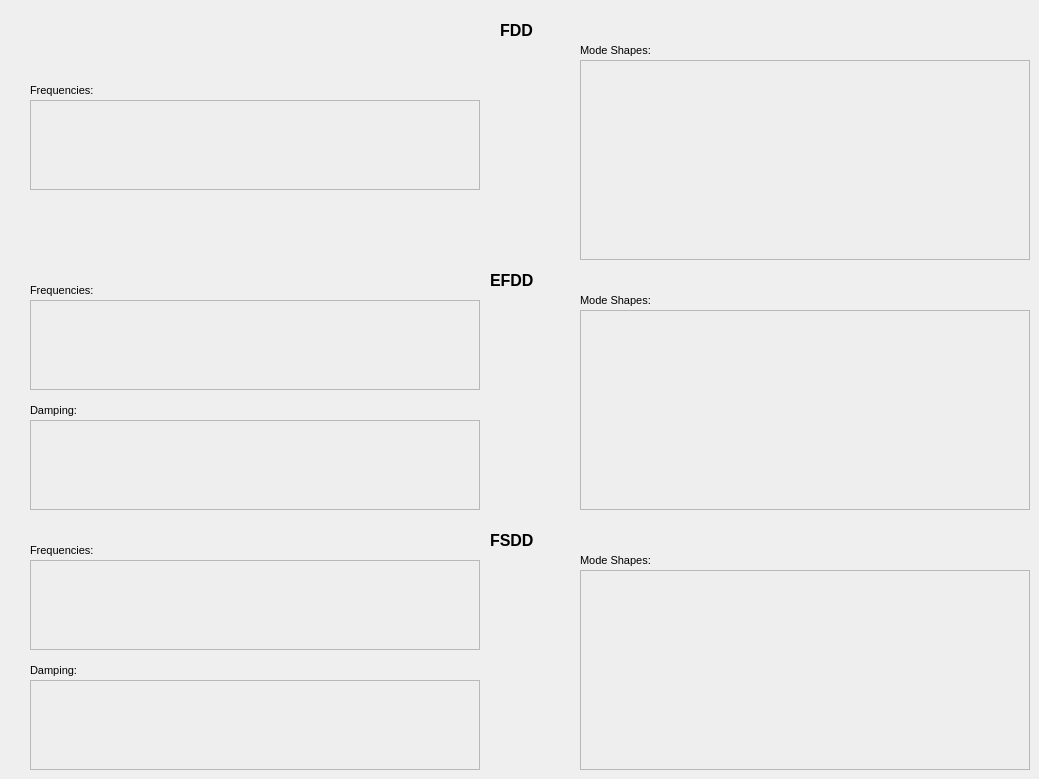
    <widget class="QWidget" name="tab_FDD_res">
     <attribute name="title">
      <string>FDD_res</string>
     </attribute>
     <widget class="QLabel" name="label_justdisplay_21">
      <property name="geometry">
       <rect>
        <x>30</x>
        <y>80</y>
        <width>100</width>
        <height>20</height>
       </rect>
      </property>
      <property name="font">
       <font>
        <pointsize>8</pointsize>
       </font>
      </property>
      <property name="text">
       <string>Frequencies:</string>
      </property>
     </widget>
     <widget class="QLabel" name="label_justdisplay_22">
      <property name="geometry">
       <rect>
        <x>500</x>
        <y>20</y>
        <width>60</width>
        <height>20</height>
       </rect>
      </property>
      <property name="font">
       <font>
        <pointsize>12</pointsize>
        <weight>75</weight>
        <bold>true</bold>
       </font>
      </property>
      <property name="text">
       <string>FDD</string>
      </property>
     </widget>
     <widget class="QLabel" name="label_justdisplay_23">
      <property name="geometry">
       <rect>
        <x>490</x>
        <y>270</y>
        <width>80</width>
        <height>20</height>
       </rect>
      </property>
      <property name="font">
       <font>
        <pointsize>12</pointsize>
        <weight>75</weight>
        <bold>true</bold>
       </font>
      </property>
      <property name="text">
       <string>EFDD</string>
      </property>
     </widget>
     <widget class="QLabel" name="label_justdisplay_24">
      <property name="geometry">
       <rect>
        <x>490</x>
        <y>530</y>
        <width>80</width>
        <height>20</height>
       </rect>
      </property>
      <property name="font">
       <font>
        <pointsize>12</pointsize>
        <weight>75</weight>
        <bold>true</bold>
       </font>
      </property>
      <property name="text">
       <string>FSDD</string>
      </property>
     </widget>
     <widget class="QLabel" name="label_justdisplay_25">
      <property name="geometry">
       <rect>
        <x>30</x>
        <y>280</y>
        <width>100</width>
        <height>20</height>
       </rect>
      </property>
      <property name="font">
       <font>
        <pointsize>8</pointsize>
       </font>
      </property>
      <property name="text">
       <string>Frequencies:</string>
      </property>
     </widget>
     <widget class="QLabel" name="label_justdisplay_26">
      <property name="geometry">
       <rect>
        <x>30</x>
        <y>540</y>
        <width>100</width>
        <height>20</height>
       </rect>
      </property>
      <property name="font">
       <font>
        <pointsize>8</pointsize>
       </font>
      </property>
      <property name="text">
       <string>Frequencies:</string>
      </property>
     </widget>
     <widget class="QLabel" name="label_justdisplay_27">
      <property name="geometry">
       <rect>
        <x>30</x>
        <y>400</y>
        <width>80</width>
        <height>20</height>
       </rect>
      </property>
      <property name="font">
       <font>
        <pointsize>8</pointsize>
       </font>
      </property>
      <property name="text">
       <string>Damping:</string>
      </property>
     </widget>
     <widget class="QLabel" name="label_justdisplay_28">
      <property name="geometry">
       <rect>
        <x>30</x>
        <y>660</y>
        <width>80</width>
        <height>20</height>
       </rect>
      </property>
      <property name="font">
       <font>
        <pointsize>8</pointsize>
       </font>
      </property>
      <property name="text">
       <string>Damping:</string>
      </property>
     </widget>
     <widget class="QTableWidget" name="tableWidget_FreqEfdd">
      <property name="geometry">
       <rect>
        <x>30</x>
        <y>300</y>
        <width>450</width>
        <height>90</height>
       </rect>
      </property>
      <property name="styleSheet">
       <string notr="true">background-color: rgb(238, 238, 238);</string>
      </property>
     </widget>
     <widget class="QTableWidget" name="tableWidget_DampEfdd">
      <property name="geometry">
       <rect>
        <x>30</x>
        <y>420</y>
        <width>450</width>
        <height>90</height>
       </rect>
      </property>
      <property name="styleSheet">
       <string notr="true">background-color: rgb(238, 238, 238);</string>
      </property>
     </widget>
     <widget class="QTableWidget" name="tableWidget_DampFsdd">
      <property name="geometry">
       <rect>
        <x>30</x>
        <y>680</y>
        <width>450</width>
        <height>90</height>
       </rect>
      </property>
      <property name="styleSheet">
       <string notr="true">background-color: rgb(238, 238, 238);</string>
      </property>
     </widget>
     <widget class="QTableWidget" name="tableWidget_FreqFsdd">
      <property name="geometry">
       <rect>
        <x>30</x>
        <y>560</y>
        <width>450</width>
        <height>90</height>
       </rect>
      </property>
      <property name="styleSheet">
       <string notr="true">background-color: rgb(238, 238, 238);</string>
      </property>
     </widget>
     <widget class="QTableWidget" name="tableWidget_FreqFdd">
      <property name="geometry">
       <rect>
        <x>30</x>
        <y>100</y>
        <width>450</width>
        <height>90</height>
       </rect>
      </property>
      <property name="styleSheet">
       <string notr="true">background-color: rgb(238, 238, 238);</string>
      </property>
     </widget>
     <widget class="QTableWidget" name="tableWidget_ModeFdd">
      <property name="geometry">
       <rect>
        <x>580</x>
        <y>60</y>
        <width>450</width>
        <height>200</height>
       </rect>
      </property>
      <property name="styleSheet">
       <string notr="true">background-color: rgb(238, 238, 238);</string>
      </property>
     </widget>
     <widget class="QLabel" name="label_justdisplay_29">
      <property name="geometry">
       <rect>
        <x>580</x>
        <y>40</y>
        <width>110</width>
        <height>20</height>
       </rect>
      </property>
      <property name="font">
       <font>
        <pointsize>8</pointsize>
       </font>
      </property>
      <property name="text">
       <string>Mode Shapes:</string>
      </property>
     </widget>
     <widget class="QTableWidget" name="tableWidget_ModeEfdd">
      <property name="geometry">
       <rect>
        <x>580</x>
        <y>310</y>
        <width>450</width>
        <height>200</height>
       </rect>
      </property>
      <property name="styleSheet">
       <string notr="true">background-color: rgb(238, 238, 238);</string>
      </property>
     </widget>
     <widget class="QTableWidget" name="tableWidget_ModeFsdd">
      <property name="geometry">
       <rect>
        <x>580</x>
        <y>570</y>
        <width>450</width>
        <height>200</height>
       </rect>
      </property>
      <property name="styleSheet">
       <string notr="true">background-color: rgb(238, 238, 238);</string>
      </property>
     </widget>
     <widget class="QLabel" name="label_justdisplay_49">
      <property name="geometry">
       <rect>
        <x>580</x>
        <y>290</y>
        <width>110</width>
        <height>20</height>
       </rect>
      </property>
      <property name="font">
       <font>
        <pointsize>8</pointsize>
       </font>
      </property>
      <property name="text">
       <string>Mode Shapes:</string>
      </property>
     </widget>
     <widget class="QLabel" name="label_justdisplay_50">
      <property name="geometry">
       <rect>
        <x>580</x>
        <y>550</y>
        <width>110</width>
        <height>20</height>
       </rect>
      </property>
      <property name="font">
       <font>
        <pointsize>8</pointsize>
       </font>
      </property>
      <property name="text">
       <string>Mode Shapes:</string>
      </property>
     </widget>
    </widget>
